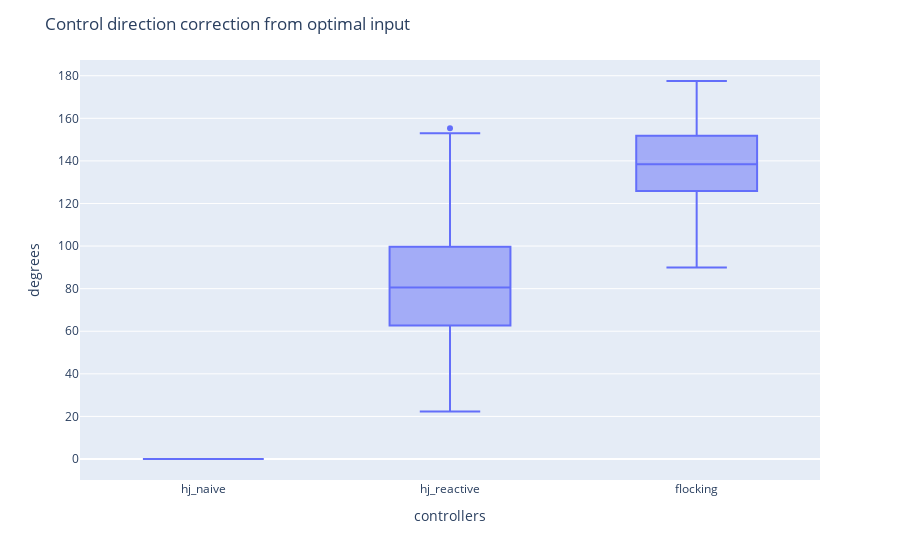

The notebook cell this image was saved under:
### Markdown cell above
+ Mean maximum correction from optimal control degrees

### Code cell
opt_ctrl_correction_dict = {"hj_naive": metrics_hj_naive["Mean maximum correction from optimal control degrees"],
                      "hj_reactive": metrics_hj_reactive["Mean maximum correction from optimal control degrees"],
                      "flocking": metrics_hj_flocking["Mean maximum correction from optimal control degrees"]}
opt_ctrl_correction_df = pd.DataFrame(opt_ctrl_correction_dict)
fig_opt_ctrl_correction = px.box(opt_ctrl_correction_df )
# Add custom x and y labels
fig_opt_ctrl_correction.update_layout(
    xaxis_title="controllers",
    yaxis_title="degrees",
    title = {'text': "Control direction correction from optimal input"}
)
fig_opt_ctrl_correction.show()

### Figure 1 — Plotly figure (JSON) as saved in the notebook; plotly's stock layout.template omitted (floating-point values rounded to 4 significant figures; data arrays with more than 128 entries replaced by an {"elided": "..."} marker saying what was removed)
{"data": [{"alignmentgroup": "True", "hovertemplate": "variable=%{x}<br>value=%{y}<extra></extra>", "legendgroup": "", "marker": {"color": "#636efa"}, "name": "", "notched": false, "offsetgroup": "", "orientation": "v", "showlegend": false, "type": "box", "x": {"elided": "3153 str values"}, "x0": " ", "xaxis": "x", "y": {"elided": "3153 float values"}, "y0": " ", "yaxis": "y"}], "layout": {"boxmode": "group", "legend": {"tracegroupgap": 0}, "margin": {"t": 60}, "title": {"text": "Control direction correction from optimal input"}, "xaxis": {"anchor": "y", "domain": [0, 1], "title": {"text": "controllers"}}, "yaxis": {"anchor": "x", "domain": [0, 1], "title": {"text": "degrees"}}}}
